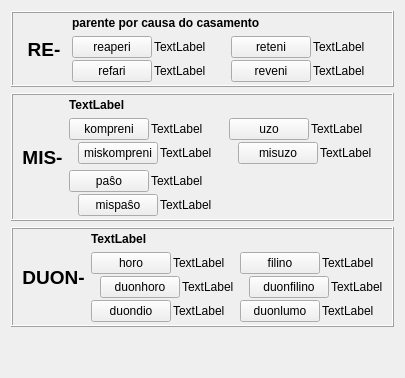
     <widget class="QWidget" name="tab_30">
      <attribute name="icon">
       <iconset resource="ikonoj.qrc">
        <normaloff>:/ikonoj/leciono.png</normaloff>:/ikonoj/leciono.png</iconset>
      </attribute>
      <attribute name="title">
       <string>6</string>
      </attribute>
      <layout class="QVBoxLayout" name="verticalLayout_337">
       <item>
        <widget class="QFrame" name="frame_16">
         <property name="frameShape">
          <enum>QFrame::Box</enum>
         </property>
         <property name="frameShadow">
          <enum>QFrame::Raised</enum>
         </property>
         <layout class="QHBoxLayout" name="horizontalLayout_9">
          <property name="topMargin">
           <number>3</number>
          </property>
          <property name="bottomMargin">
           <number>3</number>
          </property>
          <item>
           <widget class="QLabel" name="label_283">
            <property name="sizePolicy">
             <sizepolicy hsizetype="Maximum" vsizetype="Preferred">
              <horstretch>0</horstretch>
              <verstretch>0</verstretch>
             </sizepolicy>
            </property>
            <property name="styleSheet">
             <string notr="true">font-size: 14pt;
font-weight: bold;</string>
            </property>
            <property name="text">
             <string> RE- </string>
            </property>
            <property name="alignment">
             <set>Qt::AlignCenter</set>
            </property>
           </widget>
          </item>
          <item>
           <layout class="QVBoxLayout" name="verticalLayout_339">
            <item>
             <widget class="QLabel" name="Lec08_Label605">
              <property name="styleSheet">
               <string notr="true">font-weight: bold;</string>
              </property>
              <property name="text">
               <string>parente por causa do casamento</string>
              </property>
              <property name="wordWrap">
               <bool>true</bool>
              </property>
             </widget>
            </item>
            <item>
             <layout class="QHBoxLayout" name="horizontalLayout_559">
              <item>
               <layout class="QVBoxLayout" name="verticalLayout_340">
                <property name="spacing">
                 <number>2</number>
                </property>
                <item>
                 <layout class="QHBoxLayout" name="horizontalLayout_560">
                  <item>
                   <widget class="neklakebla" name="Lec08_Button595">
                    <property name="sizePolicy">
                     <sizepolicy hsizetype="Maximum" vsizetype="Fixed">
                      <horstretch>0</horstretch>
                      <verstretch>0</verstretch>
                     </sizepolicy>
                    </property>
                    <property name="text">
                     <string>reaperi</string>
                    </property>
                   </widget>
                  </item>
                  <item>
                   <widget class="QLabel" name="Lec08_Label606">
                    <property name="text">
                     <string>TextLabel</string>
                    </property>
                    <property name="wordWrap">
                     <bool>true</bool>
                    </property>
                   </widget>
                  </item>
                 </layout>
                </item>
                <item>
                 <layout class="QHBoxLayout" name="horizontalLayout_561">
                  <item>
                   <widget class="neklakebla" name="Lec08_Button596">
                    <property name="sizePolicy">
                     <sizepolicy hsizetype="Maximum" vsizetype="Fixed">
                      <horstretch>0</horstretch>
                      <verstretch>0</verstretch>
                     </sizepolicy>
                    </property>
                    <property name="text">
                     <string>refari</string>
                    </property>
                   </widget>
                  </item>
                  <item>
                   <widget class="QLabel" name="Lec08_Label607">
                    <property name="text">
                     <string>TextLabel</string>
                    </property>
                    <property name="wordWrap">
                     <bool>true</bool>
                    </property>
                   </widget>
                  </item>
                 </layout>
                </item>
               </layout>
              </item>
              <item>
               <layout class="QVBoxLayout" name="verticalLayout_341">
                <property name="spacing">
                 <number>2</number>
                </property>
                <item>
                 <layout class="QHBoxLayout" name="horizontalLayout_562">
                  <item>
                   <widget class="neklakebla" name="Lec08_Button17">
                    <property name="sizePolicy">
                     <sizepolicy hsizetype="Maximum" vsizetype="Fixed">
                      <horstretch>0</horstretch>
                      <verstretch>0</verstretch>
                     </sizepolicy>
                    </property>
                    <property name="text">
                     <string>reteni</string>
                    </property>
                   </widget>
                  </item>
                  <item>
                   <widget class="QLabel" name="Lec08_Label28">
                    <property name="text">
                     <string>TextLabel</string>
                    </property>
                    <property name="wordWrap">
                     <bool>true</bool>
                    </property>
                   </widget>
                  </item>
                 </layout>
                </item>
                <item>
                 <layout class="QHBoxLayout" name="horizontalLayout_563">
                  <item>
                   <widget class="neklakebla" name="Lec08_Button18">
                    <property name="sizePolicy">
                     <sizepolicy hsizetype="Maximum" vsizetype="Fixed">
                      <horstretch>0</horstretch>
                      <verstretch>0</verstretch>
                     </sizepolicy>
                    </property>
                    <property name="text">
                     <string>reveni</string>
                    </property>
                   </widget>
                  </item>
                  <item>
                   <widget class="QLabel" name="Lec08_Label29">
                    <property name="text">
                     <string>TextLabel</string>
                    </property>
                    <property name="wordWrap">
                     <bool>true</bool>
                    </property>
                   </widget>
                  </item>
                 </layout>
                </item>
               </layout>
              </item>
             </layout>
            </item>
           </layout>
          </item>
         </layout>
        </widget>
       </item>
       <item>
        <widget class="QFrame" name="frame_15">
         <property name="frameShape">
          <enum>QFrame::Box</enum>
         </property>
         <property name="frameShadow">
          <enum>QFrame::Raised</enum>
         </property>
         <layout class="QHBoxLayout" name="horizontalLayout_10">
          <property name="topMargin">
           <number>3</number>
          </property>
          <property name="bottomMargin">
           <number>3</number>
          </property>
          <item>
           <widget class="QLabel" name="label_277">
            <property name="sizePolicy">
             <sizepolicy hsizetype="Maximum" vsizetype="Preferred">
              <horstretch>0</horstretch>
              <verstretch>0</verstretch>
             </sizepolicy>
            </property>
            <property name="styleSheet">
             <string notr="true">font-size: 14pt;
font-weight: bold;</string>
            </property>
            <property name="text">
             <string>MIS-</string>
            </property>
            <property name="alignment">
             <set>Qt::AlignCenter</set>
            </property>
           </widget>
          </item>
          <item>
           <layout class="QVBoxLayout" name="verticalLayout_336">
            <item>
             <widget class="QLabel" name="Lec08_Label608">
              <property name="styleSheet">
               <string notr="true">font-weight: bold;</string>
              </property>
              <property name="text">
               <string>TextLabel</string>
              </property>
              <property name="wordWrap">
               <bool>true</bool>
              </property>
             </widget>
            </item>
            <item>
             <layout class="QHBoxLayout" name="horizontalLayout_544">
              <item>
               <layout class="QVBoxLayout" name="verticalLayout_332">
                <item>
                 <layout class="QVBoxLayout" name="verticalLayout_331">
                  <property name="spacing">
                   <number>2</number>
                  </property>
                  <item>
                   <layout class="QHBoxLayout" name="horizontalLayout_555">
                    <item>
                     <widget class="neklakebla" name="Lec08_Button597">
                      <property name="sizePolicy">
                       <sizepolicy hsizetype="Maximum" vsizetype="Fixed">
                        <horstretch>0</horstretch>
                        <verstretch>0</verstretch>
                       </sizepolicy>
                      </property>
                      <property name="text">
                       <string>kompreni</string>
                      </property>
                     </widget>
                    </item>
                    <item>
                     <widget class="QLabel" name="Lec08_Label609">
                      <property name="text">
                       <string>TextLabel</string>
                      </property>
                      <property name="wordWrap">
                       <bool>true</bool>
                      </property>
                     </widget>
                    </item>
                   </layout>
                  </item>
                  <item>
                   <layout class="QHBoxLayout" name="horizontalLayout_556">
                    <item>
                     <widget class="label_sago_reversa" name="label_269">
                      <property name="sizePolicy">
                       <sizepolicy hsizetype="Maximum" vsizetype="Preferred">
                        <horstretch>0</horstretch>
                        <verstretch>0</verstretch>
                       </sizepolicy>
                      </property>
                      <property name="text">
                       <string/>
                      </property>
                      <property name="pixmap">
                       <pixmap resource="ikonoj.qrc">:/ikonoj/sago_revena.png</pixmap>
                      </property>
                     </widget>
                    </item>
                    <item>
                     <widget class="neklakebla" name="Lec08_Button598">
                      <property name="sizePolicy">
                       <sizepolicy hsizetype="Maximum" vsizetype="Fixed">
                        <horstretch>0</horstretch>
                        <verstretch>0</verstretch>
                       </sizepolicy>
                      </property>
                      <property name="text">
                       <string>miskompreni</string>
                      </property>
                     </widget>
                    </item>
                    <item>
                     <widget class="QLabel" name="Lec08_Label610">
                      <property name="text">
                       <string>TextLabel</string>
                      </property>
                      <property name="wordWrap">
                       <bool>true</bool>
                      </property>
                     </widget>
                    </item>
                   </layout>
                  </item>
                 </layout>
                </item>
                <item>
                 <layout class="QVBoxLayout" name="verticalLayout_382">
                  <property name="spacing">
                   <number>2</number>
                  </property>
                  <item>
                   <layout class="QHBoxLayout" name="horizontalLayout_628">
                    <item>
                     <widget class="neklakebla" name="Lec08_Button602">
                      <property name="sizePolicy">
                       <sizepolicy hsizetype="Maximum" vsizetype="Fixed">
                        <horstretch>0</horstretch>
                        <verstretch>0</verstretch>
                       </sizepolicy>
                      </property>
                      <property name="text">
                       <string>paŝo</string>
                      </property>
                     </widget>
                    </item>
                    <item>
                     <widget class="QLabel" name="Lec08_Label615">
                      <property name="text">
                       <string>TextLabel</string>
                      </property>
                      <property name="wordWrap">
                       <bool>true</bool>
                      </property>
                     </widget>
                    </item>
                   </layout>
                  </item>
                  <item>
                   <layout class="QHBoxLayout" name="horizontalLayout_629">
                    <item>
                     <widget class="label_sago_reversa" name="label_370">
                      <property name="sizePolicy">
                       <sizepolicy hsizetype="Maximum" vsizetype="Preferred">
                        <horstretch>0</horstretch>
                        <verstretch>0</verstretch>
                       </sizepolicy>
                      </property>
                      <property name="text">
                       <string/>
                      </property>
                      <property name="pixmap">
                       <pixmap resource="ikonoj.qrc">:/ikonoj/sago_revena.png</pixmap>
                      </property>
                     </widget>
                    </item>
                    <item>
                     <widget class="neklakebla" name="Lec08_Button24">
                      <property name="sizePolicy">
                       <sizepolicy hsizetype="Maximum" vsizetype="Fixed">
                        <horstretch>0</horstretch>
                        <verstretch>0</verstretch>
                       </sizepolicy>
                      </property>
                      <property name="text">
                       <string>mispaŝo</string>
                      </property>
                     </widget>
                    </item>
                    <item>
                     <widget class="QLabel" name="Lec08_Label35">
                      <property name="text">
                       <string>TextLabel</string>
                      </property>
                      <property name="wordWrap">
                       <bool>true</bool>
                      </property>
                     </widget>
                    </item>
                   </layout>
                  </item>
                 </layout>
                </item>
               </layout>
              </item>
              <item>
               <layout class="QVBoxLayout" name="verticalLayout_330">
                <item>
                 <layout class="QVBoxLayout" name="verticalLayout_338">
                  <property name="spacing">
                   <number>2</number>
                  </property>
                  <item>
                   <layout class="QHBoxLayout" name="horizontalLayout_557">
                    <item>
                     <widget class="neklakebla" name="Lec08_Button19">
                      <property name="sizePolicy">
                       <sizepolicy hsizetype="Maximum" vsizetype="Fixed">
                        <horstretch>0</horstretch>
                        <verstretch>0</verstretch>
                       </sizepolicy>
                      </property>
                      <property name="text">
                       <string>uzo</string>
                      </property>
                     </widget>
                    </item>
                    <item>
                     <widget class="QLabel" name="Lec08_Label30">
                      <property name="text">
                       <string>TextLabel</string>
                      </property>
                      <property name="wordWrap">
                       <bool>true</bool>
                      </property>
                     </widget>
                    </item>
                   </layout>
                  </item>
                  <item>
                   <layout class="QHBoxLayout" name="horizontalLayout_558">
                    <item>
                     <widget class="label_sago_reversa" name="label_270">
                      <property name="sizePolicy">
                       <sizepolicy hsizetype="Maximum" vsizetype="Preferred">
                        <horstretch>0</horstretch>
                        <verstretch>0</verstretch>
                       </sizepolicy>
                      </property>
                      <property name="text">
                       <string/>
                      </property>
                      <property name="pixmap">
                       <pixmap resource="ikonoj.qrc">:/ikonoj/sago_revena.png</pixmap>
                      </property>
                     </widget>
                    </item>
                    <item>
                     <widget class="neklakebla" name="Lec08_Button20">
                      <property name="sizePolicy">
                       <sizepolicy hsizetype="Maximum" vsizetype="Fixed">
                        <horstretch>0</horstretch>
                        <verstretch>0</verstretch>
                       </sizepolicy>
                      </property>
                      <property name="text">
                       <string>misuzo</string>
                      </property>
                     </widget>
                    </item>
                    <item>
                     <widget class="QLabel" name="Lec08_Label31">
                      <property name="text">
                       <string>TextLabel</string>
                      </property>
                      <property name="wordWrap">
                       <bool>true</bool>
                      </property>
                     </widget>
                    </item>
                   </layout>
                  </item>
                 </layout>
                </item>
                <item>
                 <spacer name="verticalSpacer_10">
                  <property name="orientation">
                   <enum>Qt::Vertical</enum>
                  </property>
                  <property name="sizeType">
                   <enum>QSizePolicy::MinimumExpanding</enum>
                  </property>
                  <property name="sizeHint" stdset="0">
                   <size>
                    <width>20</width>
                    <height>40</height>
                   </size>
                  </property>
                 </spacer>
                </item>
               </layout>
              </item>
             </layout>
            </item>
           </layout>
          </item>
         </layout>
        </widget>
       </item>
       <item>
        <widget class="QFrame" name="frame_14">
         <property name="frameShape">
          <enum>QFrame::Box</enum>
         </property>
         <property name="frameShadow">
          <enum>QFrame::Raised</enum>
         </property>
         <layout class="QHBoxLayout" name="horizontalLayout_11">
          <property name="topMargin">
           <number>3</number>
          </property>
          <property name="bottomMargin">
           <number>3</number>
          </property>
          <item>
           <widget class="QLabel" name="label_271">
            <property name="sizePolicy">
             <sizepolicy hsizetype="Maximum" vsizetype="Preferred">
              <horstretch>0</horstretch>
              <verstretch>0</verstretch>
             </sizepolicy>
            </property>
            <property name="styleSheet">
             <string notr="true">font-size: 14pt;
font-weight: bold;</string>
            </property>
            <property name="text">
             <string>DUON-</string>
            </property>
            <property name="alignment">
             <set>Qt::AlignCenter</set>
            </property>
           </widget>
          </item>
          <item>
           <layout class="QVBoxLayout" name="verticalLayout_335">
            <item>
             <widget class="QLabel" name="Lec08_Label611">
              <property name="styleSheet">
               <string notr="true">font-weight: bold;</string>
              </property>
              <property name="text">
               <string>TextLabel</string>
              </property>
              <property name="wordWrap">
               <bool>true</bool>
              </property>
             </widget>
            </item>
            <item>
             <layout class="QHBoxLayout" name="horizontalLayout_545">
              <item>
               <layout class="QVBoxLayout" name="verticalLayout_334">
                <property name="spacing">
                 <number>2</number>
                </property>
                <item>
                 <layout class="QHBoxLayout" name="horizontalLayout_550">
                  <item>
                   <widget class="neklakebla" name="Lec08_Button600">
                    <property name="sizePolicy">
                     <sizepolicy hsizetype="Maximum" vsizetype="Fixed">
                      <horstretch>0</horstretch>
                      <verstretch>0</verstretch>
                     </sizepolicy>
                    </property>
                    <property name="text">
                     <string>horo</string>
                    </property>
                   </widget>
                  </item>
                  <item>
                   <widget class="QLabel" name="Lec08_Label613">
                    <property name="text">
                     <string>TextLabel</string>
                    </property>
                    <property name="wordWrap">
                     <bool>true</bool>
                    </property>
                   </widget>
                  </item>
                 </layout>
                </item>
                <item>
                 <layout class="QHBoxLayout" name="horizontalLayout_551">
                  <item>
                   <widget class="label_sago_reversa" name="label_371">
                    <property name="sizePolicy">
                     <sizepolicy hsizetype="Maximum" vsizetype="Preferred">
                      <horstretch>0</horstretch>
                      <verstretch>0</verstretch>
                     </sizepolicy>
                    </property>
                    <property name="text">
                     <string/>
                    </property>
                    <property name="pixmap">
                     <pixmap resource="ikonoj.qrc">:/ikonoj/sago_revena.png</pixmap>
                    </property>
                   </widget>
                  </item>
                  <item>
                   <widget class="neklakebla" name="Lec08_Button603">
                    <property name="sizePolicy">
                     <sizepolicy hsizetype="Maximum" vsizetype="Fixed">
                      <horstretch>0</horstretch>
                      <verstretch>0</verstretch>
                     </sizepolicy>
                    </property>
                    <property name="text">
                     <string>duonhoro</string>
                    </property>
                   </widget>
                  </item>
                  <item>
                   <widget class="QLabel" name="Lec08_Label616">
                    <property name="text">
                     <string>TextLabel</string>
                    </property>
                    <property name="wordWrap">
                     <bool>true</bool>
                    </property>
                   </widget>
                  </item>
                 </layout>
                </item>
                <item>
                 <layout class="QHBoxLayout" name="horizontalLayout_554">
                  <item>
                   <widget class="neklakebla" name="Lec08_Button21">
                    <property name="sizePolicy">
                     <sizepolicy hsizetype="Maximum" vsizetype="Fixed">
                      <horstretch>0</horstretch>
                      <verstretch>0</verstretch>
                     </sizepolicy>
                    </property>
                    <property name="text">
                     <string>duondio</string>
                    </property>
                   </widget>
                  </item>
                  <item>
                   <widget class="QLabel" name="Lec08_Label1">
                    <property name="text">
                     <string>TextLabel</string>
                    </property>
                    <property name="wordWrap">
                     <bool>true</bool>
                    </property>
                   </widget>
                  </item>
                 </layout>
                </item>
               </layout>
              </item>
              <item>
               <layout class="QVBoxLayout" name="verticalLayout_333">
                <property name="spacing">
                 <number>2</number>
                </property>
                <item>
                 <layout class="QHBoxLayout" name="horizontalLayout_552">
                  <item>
                   <widget class="neklakebla" name="Lec08_Button22">
                    <property name="sizePolicy">
                     <sizepolicy hsizetype="Maximum" vsizetype="Fixed">
                      <horstretch>0</horstretch>
                      <verstretch>0</verstretch>
                     </sizepolicy>
                    </property>
                    <property name="text">
                     <string>filino</string>
                    </property>
                   </widget>
                  </item>
                  <item>
                   <widget class="QLabel" name="Lec08_Label33">
                    <property name="text">
                     <string>TextLabel</string>
                    </property>
                    <property name="wordWrap">
                     <bool>true</bool>
                    </property>
                   </widget>
                  </item>
                 </layout>
                </item>
                <item>
                 <layout class="QHBoxLayout" name="horizontalLayout_553">
                  <item>
                   <widget class="label_sago_reversa" name="label_372">
                    <property name="sizePolicy">
                     <sizepolicy hsizetype="Maximum" vsizetype="Preferred">
                      <horstretch>0</horstretch>
                      <verstretch>0</verstretch>
                     </sizepolicy>
                    </property>
                    <property name="text">
                     <string/>
                    </property>
                    <property name="pixmap">
                     <pixmap resource="ikonoj.qrc">:/ikonoj/sago_revena.png</pixmap>
                    </property>
                   </widget>
                  </item>
                  <item>
                   <widget class="neklakebla" name="Lec08_Button25">
                    <property name="sizePolicy">
                     <sizepolicy hsizetype="Maximum" vsizetype="Fixed">
                      <horstretch>0</horstretch>
                      <verstretch>0</verstretch>
                     </sizepolicy>
                    </property>
                    <property name="text">
                     <string>duonfilino</string>
                    </property>
                   </widget>
                  </item>
                  <item>
                   <widget class="QLabel" name="Lec08_Label36">
                    <property name="text">
                     <string>TextLabel</string>
                    </property>
                    <property name="wordWrap">
                     <bool>true</bool>
                    </property>
                   </widget>
                  </item>
                 </layout>
                </item>
                <item>
                 <layout class="QHBoxLayout" name="horizontalLayout_630">
                  <item>
                   <widget class="neklakebla" name="Lec08_Button23">
                    <property name="sizePolicy">
                     <sizepolicy hsizetype="Maximum" vsizetype="Fixed">
                      <horstretch>0</horstretch>
                      <verstretch>0</verstretch>
                     </sizepolicy>
                    </property>
                    <property name="text">
                     <string>duonlumo</string>
                    </property>
                   </widget>
                  </item>
                  <item>
                   <widget class="QLabel" name="Lec08_Label2">
                    <property name="text">
                     <string>TextLabel</string>
                    </property>
                    <property name="wordWrap">
                     <bool>true</bool>
                    </property>
                   </widget>
                  </item>
                 </layout>
                </item>
               </layout>
              </item>
             </layout>
            </item>
           </layout>
          </item>
         </layout>
        </widget>
       </item>
       <item>
        <spacer name="verticalSpacer_19">
         <property name="orientation">
          <enum>Qt::Vertical</enum>
         </property>
         <property name="sizeHint" stdset="0">
          <size>
           <width>20</width>
           <height>40</height>
          </size>
         </property>
        </spacer>
       </item>
      </layout>
     </widget>
